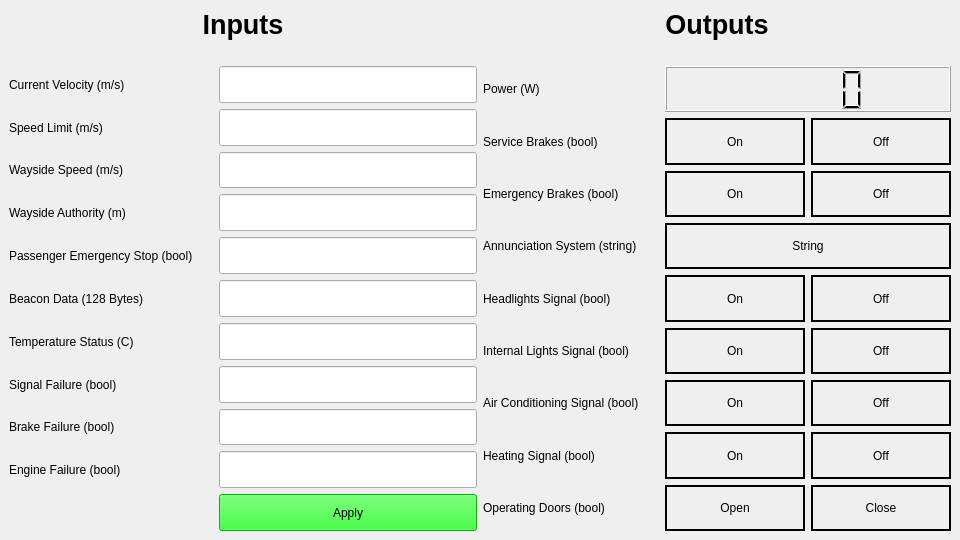
<?xml version="1.0" encoding="UTF-8"?>
<ui version="4.0">
 <class>MainWindow</class>
 <widget class="QMainWindow" name="MainWindow">
  <property name="geometry">
   <rect>
    <x>0</x>
    <y>0</y>
    <width>960</width>
    <height>540</height>
   </rect>
  </property>
  <property name="minimumSize">
   <size>
    <width>960</width>
    <height>540</height>
   </size>
  </property>
  <property name="windowTitle">
   <string>MainWindow</string>
  </property>
  <widget class="QWidget" name="centralwidget">
   <layout class="QGridLayout" name="gridLayout_2">
    <item row="0" column="0">
     <layout class="QGridLayout" name="gridLayout">
      <item row="0" column="0">
       <widget class="QLabel" name="label">
        <property name="sizePolicy">
         <sizepolicy hsizetype="Preferred" vsizetype="Maximum">
          <horstretch>0</horstretch>
          <verstretch>0</verstretch>
         </sizepolicy>
        </property>
        <property name="font">
         <font>
          <pointsize>20</pointsize>
          <weight>75</weight>
          <bold>true</bold>
         </font>
        </property>
        <property name="text">
         <string>Inputs</string>
        </property>
        <property name="alignment">
         <set>Qt::AlignHCenter|Qt::AlignTop</set>
        </property>
       </widget>
      </item>
      <item row="1" column="0">
       <spacer name="horizontalSpacer">
        <property name="orientation">
         <enum>Qt::Horizontal</enum>
        </property>
        <property name="sizeHint" stdset="0">
         <size>
          <width>40</width>
          <height>20</height>
         </size>
        </property>
       </spacer>
      </item>
      <item row="2" column="0">
       <layout class="QGridLayout" name="gridLayout_3">
        <item row="6" column="1">
         <spacer name="verticalSpacer_6">
          <property name="orientation">
           <enum>Qt::Vertical</enum>
          </property>
          <property name="sizeHint" stdset="0">
           <size>
            <width>20</width>
            <height>40</height>
           </size>
          </property>
         </spacer>
        </item>
        <item row="10" column="0">
         <widget class="QLabel" name="label_12">
          <property name="text">
           <string>Engine Failure (bool)</string>
          </property>
         </widget>
        </item>
        <item row="9" column="1">
         <spacer name="verticalSpacer_9">
          <property name="orientation">
           <enum>Qt::Vertical</enum>
          </property>
          <property name="sizeHint" stdset="0">
           <size>
            <width>20</width>
            <height>40</height>
           </size>
          </property>
         </spacer>
        </item>
        <item row="3" column="2">
         <widget class="QLineEdit" name="lineEdit_3">
          <property name="sizePolicy">
           <sizepolicy hsizetype="Expanding" vsizetype="Minimum">
            <horstretch>0</horstretch>
            <verstretch>0</verstretch>
           </sizepolicy>
          </property>
         </widget>
        </item>
        <item row="2" column="2">
         <widget class="QLineEdit" name="lineEdit_2">
          <property name="sizePolicy">
           <sizepolicy hsizetype="Expanding" vsizetype="Minimum">
            <horstretch>0</horstretch>
            <verstretch>0</verstretch>
           </sizepolicy>
          </property>
         </widget>
        </item>
        <item row="6" column="0">
         <widget class="QLabel" name="label_8">
          <property name="text">
           <string>Beacon Data (128 Bytes)</string>
          </property>
         </widget>
        </item>
        <item row="10" column="2">
         <widget class="QLineEdit" name="lineEdit_10">
          <property name="sizePolicy">
           <sizepolicy hsizetype="Expanding" vsizetype="Minimum">
            <horstretch>0</horstretch>
            <verstretch>0</verstretch>
           </sizepolicy>
          </property>
         </widget>
        </item>
        <item row="4" column="0">
         <widget class="QLabel" name="label_6">
          <property name="text">
           <string>Wayside Authority (m)</string>
          </property>
         </widget>
        </item>
        <item row="5" column="0">
         <widget class="QLabel" name="label_7">
          <property name="text">
           <string>Passenger Emergency Stop (bool)</string>
          </property>
         </widget>
        </item>
        <item row="4" column="2">
         <widget class="QLineEdit" name="lineEdit_4">
          <property name="sizePolicy">
           <sizepolicy hsizetype="Expanding" vsizetype="Minimum">
            <horstretch>0</horstretch>
            <verstretch>0</verstretch>
           </sizepolicy>
          </property>
         </widget>
        </item>
        <item row="2" column="1">
         <spacer name="verticalSpacer">
          <property name="orientation">
           <enum>Qt::Vertical</enum>
          </property>
          <property name="sizeHint" stdset="0">
           <size>
            <width>20</width>
            <height>40</height>
           </size>
          </property>
         </spacer>
        </item>
        <item row="1" column="0">
         <widget class="QLabel" name="label_3">
          <property name="text">
           <string>Current Velocity (m/s)</string>
          </property>
         </widget>
        </item>
        <item row="6" column="2">
         <widget class="QLineEdit" name="lineEdit_6">
          <property name="sizePolicy">
           <sizepolicy hsizetype="Expanding" vsizetype="Minimum">
            <horstretch>0</horstretch>
            <verstretch>0</verstretch>
           </sizepolicy>
          </property>
         </widget>
        </item>
        <item row="9" column="2">
         <widget class="QLineEdit" name="lineEdit_9">
          <property name="sizePolicy">
           <sizepolicy hsizetype="Expanding" vsizetype="Minimum">
            <horstretch>0</horstretch>
            <verstretch>0</verstretch>
           </sizepolicy>
          </property>
         </widget>
        </item>
        <item row="8" column="2">
         <widget class="QLineEdit" name="lineEdit_8">
          <property name="sizePolicy">
           <sizepolicy hsizetype="Expanding" vsizetype="Minimum">
            <horstretch>0</horstretch>
            <verstretch>0</verstretch>
           </sizepolicy>
          </property>
         </widget>
        </item>
        <item row="2" column="0">
         <widget class="QLabel" name="label_4">
          <property name="text">
           <string>Speed Limit (m/s)</string>
          </property>
         </widget>
        </item>
        <item row="1" column="1">
         <spacer name="verticalSpacer_2">
          <property name="orientation">
           <enum>Qt::Vertical</enum>
          </property>
          <property name="sizeHint" stdset="0">
           <size>
            <width>20</width>
            <height>40</height>
           </size>
          </property>
         </spacer>
        </item>
        <item row="8" column="0">
         <widget class="QLabel" name="label_10">
          <property name="text">
           <string>Signal Failure (bool)</string>
          </property>
         </widget>
        </item>
        <item row="7" column="2">
         <widget class="QLineEdit" name="lineEdit_7">
          <property name="sizePolicy">
           <sizepolicy hsizetype="Expanding" vsizetype="Minimum">
            <horstretch>0</horstretch>
            <verstretch>0</verstretch>
           </sizepolicy>
          </property>
         </widget>
        </item>
        <item row="7" column="0">
         <widget class="QLabel" name="label_9">
          <property name="text">
           <string>Temperature Status (C)</string>
          </property>
         </widget>
        </item>
        <item row="5" column="1">
         <spacer name="verticalSpacer_5">
          <property name="orientation">
           <enum>Qt::Vertical</enum>
          </property>
          <property name="sizeHint" stdset="0">
           <size>
            <width>20</width>
            <height>40</height>
           </size>
          </property>
         </spacer>
        </item>
        <item row="3" column="1">
         <spacer name="verticalSpacer_3">
          <property name="orientation">
           <enum>Qt::Vertical</enum>
          </property>
          <property name="sizeHint" stdset="0">
           <size>
            <width>20</width>
            <height>40</height>
           </size>
          </property>
         </spacer>
        </item>
        <item row="3" column="0">
         <widget class="QLabel" name="label_5">
          <property name="text">
           <string>Wayside Speed (m/s)</string>
          </property>
         </widget>
        </item>
        <item row="5" column="2">
         <widget class="QLineEdit" name="lineEdit_5">
          <property name="sizePolicy">
           <sizepolicy hsizetype="Expanding" vsizetype="Minimum">
            <horstretch>0</horstretch>
            <verstretch>0</verstretch>
           </sizepolicy>
          </property>
         </widget>
        </item>
        <item row="1" column="2">
         <widget class="QLineEdit" name="lineEdit">
          <property name="sizePolicy">
           <sizepolicy hsizetype="Expanding" vsizetype="Minimum">
            <horstretch>0</horstretch>
            <verstretch>0</verstretch>
           </sizepolicy>
          </property>
         </widget>
        </item>
        <item row="4" column="1">
         <spacer name="verticalSpacer_4">
          <property name="orientation">
           <enum>Qt::Vertical</enum>
          </property>
          <property name="sizeHint" stdset="0">
           <size>
            <width>20</width>
            <height>40</height>
           </size>
          </property>
         </spacer>
        </item>
        <item row="7" column="1">
         <spacer name="verticalSpacer_7">
          <property name="orientation">
           <enum>Qt::Vertical</enum>
          </property>
          <property name="sizeHint" stdset="0">
           <size>
            <width>20</width>
            <height>40</height>
           </size>
          </property>
         </spacer>
        </item>
        <item row="9" column="0">
         <widget class="QLabel" name="label_11">
          <property name="text">
           <string>Brake Failure (bool)</string>
          </property>
         </widget>
        </item>
        <item row="8" column="1">
         <spacer name="verticalSpacer_8">
          <property name="orientation">
           <enum>Qt::Vertical</enum>
          </property>
          <property name="sizeHint" stdset="0">
           <size>
            <width>20</width>
            <height>40</height>
           </size>
          </property>
         </spacer>
        </item>
        <item row="10" column="1">
         <spacer name="verticalSpacer_10">
          <property name="orientation">
           <enum>Qt::Vertical</enum>
          </property>
          <property name="sizeHint" stdset="0">
           <size>
            <width>20</width>
            <height>40</height>
           </size>
          </property>
         </spacer>
        </item>
        <item row="11" column="2">
         <widget class="QPushButton" name="pushButton">
          <property name="sizePolicy">
           <sizepolicy hsizetype="Minimum" vsizetype="Minimum">
            <horstretch>0</horstretch>
            <verstretch>0</verstretch>
           </sizepolicy>
          </property>
          <property name="styleSheet">
           <string notr="true">background-color: rgb(0, 255, 0);</string>
          </property>
          <property name="text">
           <string>Apply</string>
          </property>
         </widget>
        </item>
        <item row="11" column="1">
         <spacer name="verticalSpacer_20">
          <property name="orientation">
           <enum>Qt::Vertical</enum>
          </property>
          <property name="sizeHint" stdset="0">
           <size>
            <width>20</width>
            <height>40</height>
           </size>
          </property>
         </spacer>
        </item>
       </layout>
      </item>
      <item row="0" column="1">
       <widget class="QLabel" name="label_2">
        <property name="sizePolicy">
         <sizepolicy hsizetype="Preferred" vsizetype="Maximum">
          <horstretch>0</horstretch>
          <verstretch>0</verstretch>
         </sizepolicy>
        </property>
        <property name="font">
         <font>
          <pointsize>20</pointsize>
          <weight>75</weight>
          <bold>true</bold>
         </font>
        </property>
        <property name="text">
         <string>Outputs</string>
        </property>
        <property name="alignment">
         <set>Qt::AlignHCenter|Qt::AlignTop</set>
        </property>
       </widget>
      </item>
      <item row="1" column="1">
       <spacer name="horizontalSpacer_2">
        <property name="orientation">
         <enum>Qt::Horizontal</enum>
        </property>
        <property name="sizeHint" stdset="0">
         <size>
          <width>40</width>
          <height>20</height>
         </size>
        </property>
       </spacer>
      </item>
      <item row="2" column="1">
       <layout class="QGridLayout" name="gridLayout_4">
        <item row="5" column="2">
         <widget class="QLabel" name="label_25">
          <property name="frameShape">
           <enum>QFrame::WinPanel</enum>
          </property>
          <property name="text">
           <string>On</string>
          </property>
          <property name="alignment">
           <set>Qt::AlignCenter</set>
          </property>
         </widget>
        </item>
        <item row="7" column="1">
         <spacer name="verticalSpacer_17">
          <property name="orientation">
           <enum>Qt::Vertical</enum>
          </property>
          <property name="sizeHint" stdset="0">
           <size>
            <width>20</width>
            <height>40</height>
           </size>
          </property>
         </spacer>
        </item>
        <item row="9" column="1">
         <spacer name="verticalSpacer_18">
          <property name="orientation">
           <enum>Qt::Vertical</enum>
          </property>
          <property name="sizeHint" stdset="0">
           <size>
            <width>20</width>
            <height>40</height>
           </size>
          </property>
         </spacer>
        </item>
        <item row="3" column="0">
         <widget class="QLabel" name="label_21">
          <property name="text">
           <string>Emergency Brakes (bool)</string>
          </property>
         </widget>
        </item>
        <item row="5" column="0">
         <widget class="QLabel" name="label_17">
          <property name="text">
           <string>Headlights Signal (bool)</string>
          </property>
         </widget>
        </item>
        <item row="7" column="2">
         <widget class="QLabel" name="label_27">
          <property name="frameShape">
           <enum>QFrame::WinPanel</enum>
          </property>
          <property name="text">
           <string>On</string>
          </property>
          <property name="alignment">
           <set>Qt::AlignCenter</set>
          </property>
         </widget>
        </item>
        <item row="6" column="0">
         <widget class="QLabel" name="label_18">
          <property name="text">
           <string>Internal Lights Signal (bool)</string>
          </property>
         </widget>
        </item>
        <item row="8" column="1">
         <spacer name="verticalSpacer_19">
          <property name="orientation">
           <enum>Qt::Vertical</enum>
          </property>
          <property name="sizeHint" stdset="0">
           <size>
            <width>20</width>
            <height>40</height>
           </size>
          </property>
         </spacer>
        </item>
        <item row="7" column="0">
         <widget class="QLabel" name="label_19">
          <property name="text">
           <string>Air Conditioning Signal (bool)</string>
          </property>
         </widget>
        </item>
        <item row="4" column="0">
         <widget class="QLabel" name="label_16">
          <property name="text">
           <string>Annunciation System (string)</string>
          </property>
         </widget>
        </item>
        <item row="8" column="2">
         <widget class="QLabel" name="label_28">
          <property name="frameShape">
           <enum>QFrame::WinPanel</enum>
          </property>
          <property name="text">
           <string>On</string>
          </property>
          <property name="alignment">
           <set>Qt::AlignCenter</set>
          </property>
         </widget>
        </item>
        <item row="3" column="1">
         <spacer name="verticalSpacer_13">
          <property name="orientation">
           <enum>Qt::Vertical</enum>
          </property>
          <property name="sizeHint" stdset="0">
           <size>
            <width>20</width>
            <height>40</height>
           </size>
          </property>
         </spacer>
        </item>
        <item row="8" column="0">
         <widget class="QLabel" name="label_20">
          <property name="text">
           <string>Heating Signal (bool)</string>
          </property>
         </widget>
        </item>
        <item row="5" column="1">
         <spacer name="verticalSpacer_15">
          <property name="orientation">
           <enum>Qt::Vertical</enum>
          </property>
          <property name="sizeHint" stdset="0">
           <size>
            <width>20</width>
            <height>40</height>
           </size>
          </property>
         </spacer>
        </item>
        <item row="6" column="3">
         <widget class="QLabel" name="label_34">
          <property name="frameShape">
           <enum>QFrame::WinPanel</enum>
          </property>
          <property name="text">
           <string>Off</string>
          </property>
          <property name="alignment">
           <set>Qt::AlignCenter</set>
          </property>
         </widget>
        </item>
        <item row="7" column="3">
         <widget class="QLabel" name="label_35">
          <property name="frameShape">
           <enum>QFrame::WinPanel</enum>
          </property>
          <property name="text">
           <string>Off</string>
          </property>
          <property name="alignment">
           <set>Qt::AlignCenter</set>
          </property>
         </widget>
        </item>
        <item row="5" column="3">
         <widget class="QLabel" name="label_33">
          <property name="frameShape">
           <enum>QFrame::WinPanel</enum>
          </property>
          <property name="text">
           <string>Off</string>
          </property>
          <property name="alignment">
           <set>Qt::AlignCenter</set>
          </property>
         </widget>
        </item>
        <item row="6" column="1">
         <spacer name="verticalSpacer_16">
          <property name="orientation">
           <enum>Qt::Vertical</enum>
          </property>
          <property name="sizeHint" stdset="0">
           <size>
            <width>20</width>
            <height>40</height>
           </size>
          </property>
         </spacer>
        </item>
        <item row="4" column="1">
         <spacer name="verticalSpacer_14">
          <property name="orientation">
           <enum>Qt::Vertical</enum>
          </property>
          <property name="sizeHint" stdset="0">
           <size>
            <width>20</width>
            <height>40</height>
           </size>
          </property>
         </spacer>
        </item>
        <item row="8" column="3">
         <widget class="QLabel" name="label_36">
          <property name="frameShape">
           <enum>QFrame::WinPanel</enum>
          </property>
          <property name="text">
           <string>Off</string>
          </property>
          <property name="alignment">
           <set>Qt::AlignCenter</set>
          </property>
         </widget>
        </item>
        <item row="6" column="2">
         <widget class="QLabel" name="label_26">
          <property name="frameShape">
           <enum>QFrame::WinPanel</enum>
          </property>
          <property name="text">
           <string>On</string>
          </property>
          <property name="alignment">
           <set>Qt::AlignCenter</set>
          </property>
         </widget>
        </item>
        <item row="9" column="0">
         <widget class="QLabel" name="label_15">
          <property name="text">
           <string>Operating Doors (bool)</string>
          </property>
         </widget>
        </item>
        <item row="3" column="2">
         <widget class="QLabel" name="label_29">
          <property name="frameShape">
           <enum>QFrame::WinPanel</enum>
          </property>
          <property name="text">
           <string>On</string>
          </property>
          <property name="alignment">
           <set>Qt::AlignCenter</set>
          </property>
         </widget>
        </item>
        <item row="3" column="3">
         <widget class="QLabel" name="label_37">
          <property name="frameShape">
           <enum>QFrame::WinPanel</enum>
          </property>
          <property name="text">
           <string>Off</string>
          </property>
          <property name="alignment">
           <set>Qt::AlignCenter</set>
          </property>
         </widget>
        </item>
        <item row="9" column="2">
         <widget class="QLabel" name="label_24">
          <property name="frameShape">
           <enum>QFrame::WinPanel</enum>
          </property>
          <property name="text">
           <string>Open</string>
          </property>
          <property name="alignment">
           <set>Qt::AlignCenter</set>
          </property>
         </widget>
        </item>
        <item row="9" column="3">
         <widget class="QLabel" name="label_31">
          <property name="frameShape">
           <enum>QFrame::WinPanel</enum>
          </property>
          <property name="text">
           <string>Close</string>
          </property>
          <property name="alignment">
           <set>Qt::AlignCenter</set>
          </property>
         </widget>
        </item>
        <item row="2" column="2">
         <widget class="QLabel" name="label_23">
          <property name="frameShape">
           <enum>QFrame::WinPanel</enum>
          </property>
          <property name="text">
           <string>On</string>
          </property>
          <property name="alignment">
           <set>Qt::AlignCenter</set>
          </property>
         </widget>
        </item>
        <item row="2" column="0">
         <widget class="QLabel" name="label_14">
          <property name="text">
           <string>Service Brakes (bool)</string>
          </property>
         </widget>
        </item>
        <item row="2" column="1">
         <spacer name="verticalSpacer_12">
          <property name="orientation">
           <enum>Qt::Vertical</enum>
          </property>
          <property name="sizeHint" stdset="0">
           <size>
            <width>20</width>
            <height>40</height>
           </size>
          </property>
         </spacer>
        </item>
        <item row="2" column="3">
         <widget class="QLabel" name="label_30">
          <property name="frameShape">
           <enum>QFrame::WinPanel</enum>
          </property>
          <property name="text">
           <string>Off</string>
          </property>
          <property name="alignment">
           <set>Qt::AlignCenter</set>
          </property>
         </widget>
        </item>
        <item row="1" column="0">
         <widget class="QLabel" name="label_13">
          <property name="text">
           <string>Power (W)</string>
          </property>
         </widget>
        </item>
        <item row="1" column="1">
         <spacer name="verticalSpacer_11">
          <property name="orientation">
           <enum>Qt::Vertical</enum>
          </property>
          <property name="sizeHint" stdset="0">
           <size>
            <width>20</width>
            <height>40</height>
           </size>
          </property>
         </spacer>
        </item>
        <item row="1" column="2" colspan="2">
         <widget class="QLCDNumber" name="lcdNumber"/>
        </item>
        <item row="4" column="2" colspan="2">
         <widget class="QLabel" name="label_22">
          <property name="frameShape">
           <enum>QFrame::WinPanel</enum>
          </property>
          <property name="text">
           <string>String</string>
          </property>
          <property name="alignment">
           <set>Qt::AlignCenter</set>
          </property>
         </widget>
        </item>
       </layout>
      </item>
     </layout>
    </item>
   </layout>
  </widget>
 </widget>
 <resources/>
 <connections/>
</ui>
